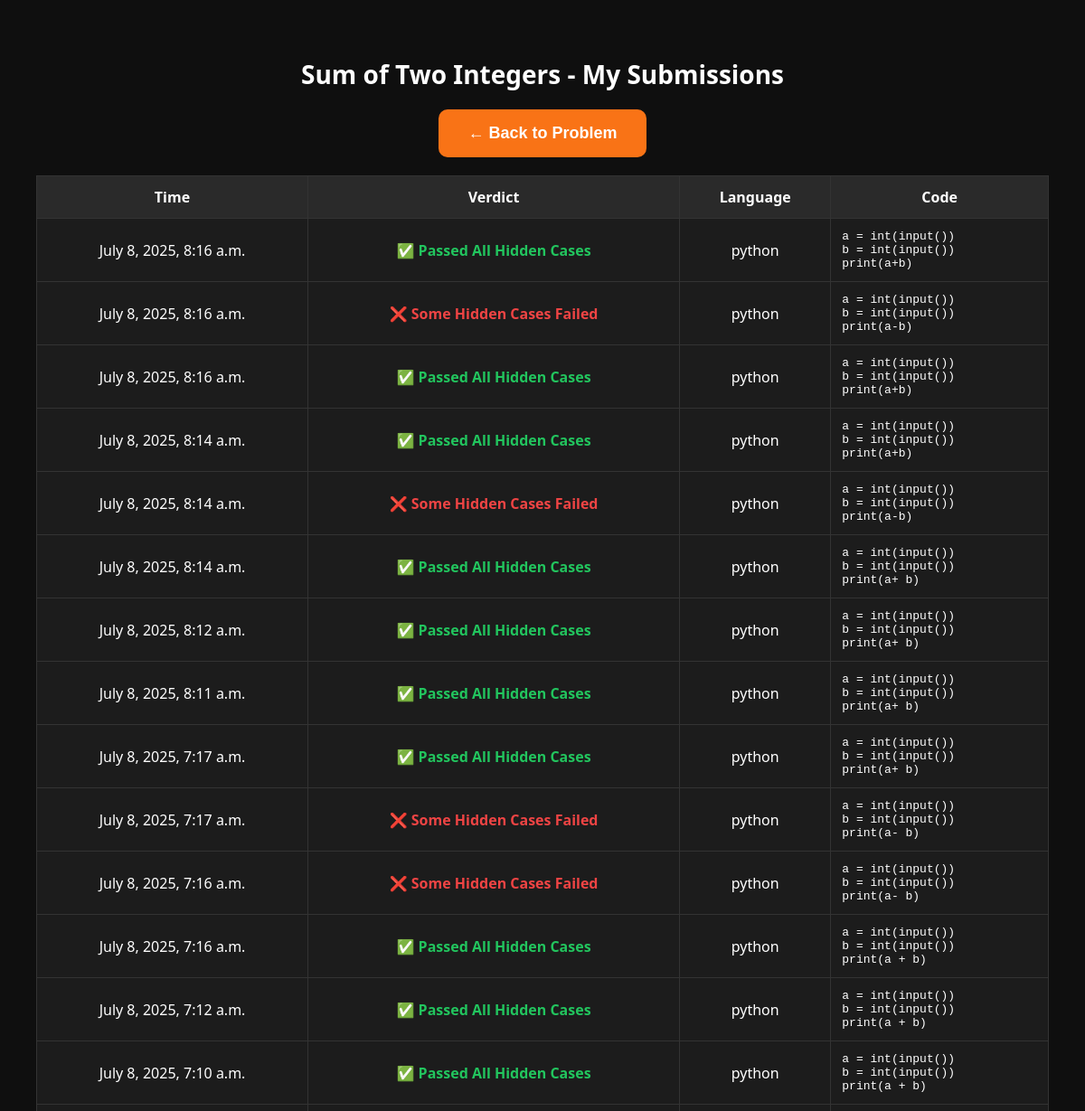
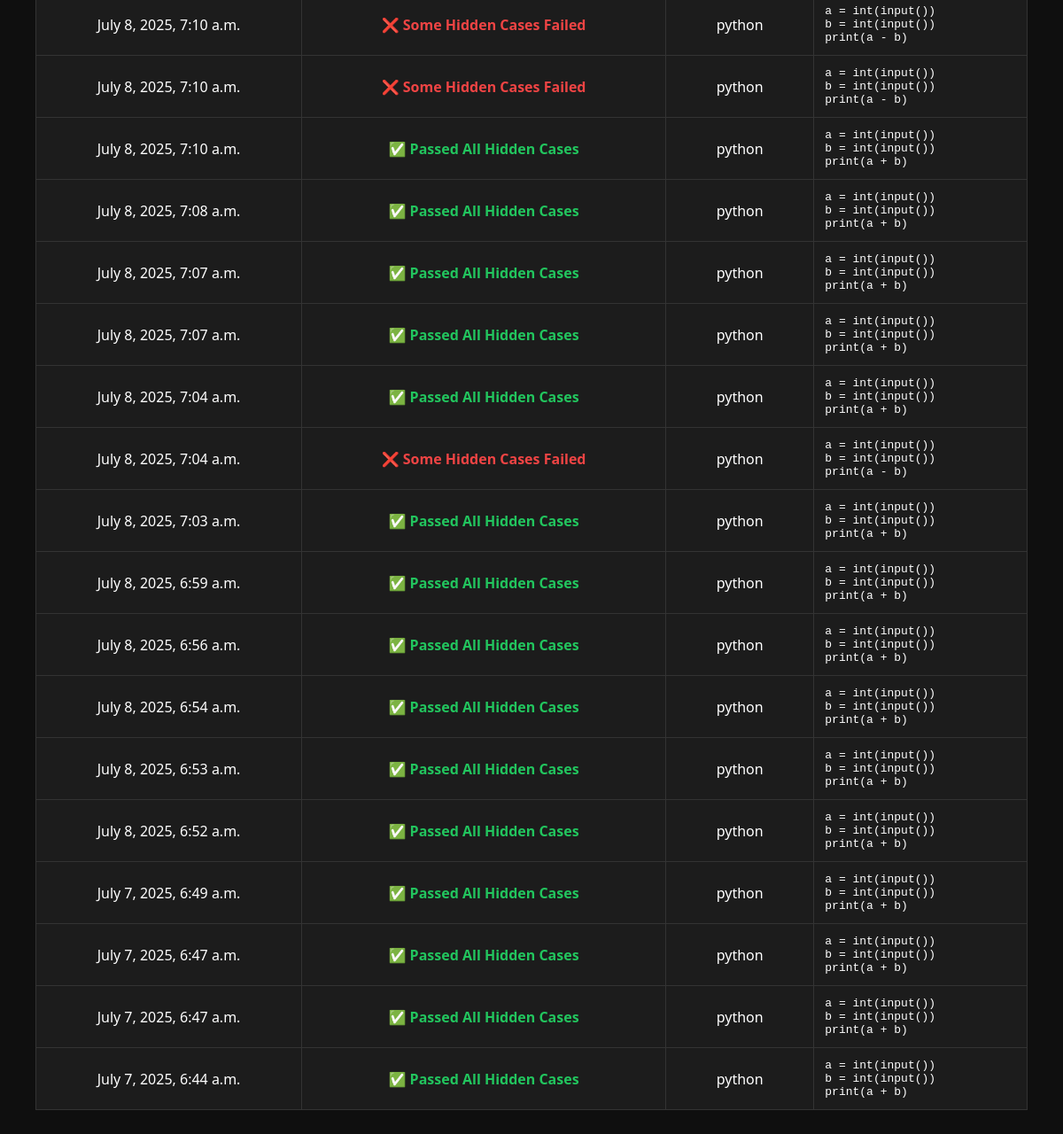
Page /executor/submissions/1/ (signed in) on the committed database (2 pictures, top to bottom).
### problems/models.py (models this page shows, shortened)
class Problem(models.Model):
    title = models.CharField(max_length=255)
    description = models.TextField()
    sample_input = models.TextField()
    sample_output = models.TextField()
    hidden_test_cases = models.JSONField(default=list)
    constraints = models.TextField(blank=True, null=True)  # Automatically adds current timestamp

### executor/models.py (models this page shows, shortened)
class Submission(models.Model):
    user = models.ForeignKey(settings.AUTH_USER_MODEL, on_delete=models.CASCADE)  # ✅ Fixed here
    problem = models.ForeignKey(Problem, on_delete=models.CASCADE, related_name='submissions')
    code = models.TextField()
    language = models.CharField(max_length=20)
    verdict = models.CharField(max_length=50)
    created_at = models.DateTimeField(auto_now_add=True)

### executor/views.py (the view)
# urls.py: path('submissions/<int:problem_id>/', views.problem_submissions_view, name='problem_submissions'),
@login_required
def problem_submissions_view(request, problem_id):
    problem = get_object_or_404(Problem, pk=problem_id)
    submissions = Submission.objects.filter(user=request.user, problem=problem).order_by('-created_at')
    already_done = UserSolvedProblem.objects.filter(user=request.user, problem=problem).exists()
    return render(request, 'executor/problem_submissions.html', {
        'problem': problem,
        'submissions': submissions,
        'already_done': already_done,
    })

### executor/templates/executor/problem_submissions.html (shortened to what this page needs)
<!DOCTYPE html>
<html>
<head>
</head>
<body>
    <h2>{{ problem.title }} - My Submissions</h2>
    <div style="text-align: center; margin-top: 10px;">
    <a href="{% url 'html-code-run' %}?problem_id={{ problem.id }}">
        <button class="back-btn">← Back to Problem</button>
    </a>
    </div>
    <table>
        <tr>
            <th>Time</th>
            <th>Verdict</th>
            <th>Language</th>
            <th>Code</th>
        </tr>
        {% for submission in submissions %}
        <tr>
            <td>{{ submission.created_at }}</td>
            <td>
                {% if "Passed All Hidden Cases" in submission.verdict or submission.verdict|slice:":1" == "✅" %}
                    <span class="success">{{ submission.verdict }}</span>
                {% else %}
                    <span class="fail">{{ submission.verdict }}</span>
                {% endif %}
            </td>
            <td>{{ submission.language }}</td>
            <td><pre>{{ submission.code }}</pre></td>
        </tr>
        {% empty %}
        <tr>
            <td colspan="4">No submissions yet.</td>
        </tr>
        {% endfor %}
    </table>
</body>
</html>

### executor/templates/executor/problem_submissions.html (style rules this page uses)
body { background-color: #0f0f0f; color: #fff; font-family: 'Segoe UI', Tahoma, Geneva, Verdana, sans-serif; margin: 0; padding: 40px; }
h2 { font-size: 28px; text-align: center; margin-bottom: 20px; }
table { width: 100%; margin-top: 20px; border-collapse: collapse; background-color: #1c1c1c; }
table, th, td { border: 1px solid #333; }
th, td { padding: 12px; text-align: center; color: white; }
th { background-color: #2a2a2a; }
pre { text-align: left; white-space: pre-wrap; word-wrap: break-word; margin: 0; }
.success { color: #22c55e; font-weight: bold; }
.fail { color: #ef4444; font-weight: bold; }
.back-btn { background-color: #f97316; color: white; padding: 16px 32px; border: none; border-radius: 10px; cursor: pointer; font-size: 18px; font-weight: bold; transition: background-color 0.3s; }

### rows in the picture
Problem: title "Sum of Two Integers"
Submission: created_at "July 8, 2025, 8:16 a.m.", verdict "✅ Passed All Hidden Cases", language "python", code "a = int(input()) b = int(input()) print(a+b)"
Submission: created_at "July 8, 2025, 8:16 a.m.", verdict "❌ Some Hidden Cases Failed", language "python", code "a = int(input()) b = int(input()) print(a-b)"
Submission: created_at "July 8, 2025, 8:16 a.m.", verdict "✅ Passed All Hidden Cases", language "python", code "a = int(input()) b = int(input()) print(a+b)"
Submission: created_at "July 8, 2025, 8:14 a.m.", verdict "✅ Passed All Hidden Cases", language "python", code "a = int(input()) b = int(input()) print(a+b)"
Submission: created_at "July 8, 2025, 8:14 a.m.", verdict "❌ Some Hidden Cases Failed", language "python", code "a = int(input()) b = int(input()) print(a-b)"
Submission: created_at "July 8, 2025, 8:14 a.m.", verdict "✅ Passed All Hidden Cases", language "python", code "a = int(input()) b = int(input()) print(a+ b)"
Submission: created_at "July 8, 2025, 8:12 a.m.", verdict "✅ Passed All Hidden Cases", language "python", code "a = int(input()) b = int(input()) print(a+ b)"
Submission: created_at "July 8, 2025, 8:11 a.m.", verdict "✅ Passed All Hidden Cases", language "python", code "a = int(input()) b = int(input()) print(a+ b)"
Submission: created_at "July 8, 2025, 7:17 a.m.", verdict "✅ Passed All Hidden Cases", language "python", code "a = int(input()) b = int(input()) print(a+ b)"
Submission: created_at "July 8, 2025, 7:17 a.m.", verdict "❌ Some Hidden Cases Failed", language "python", code "a = int(input()) b = int(input()) print(a- b)"
Submission: created_at "July 8, 2025, 7:16 a.m.", verdict "❌ Some Hidden Cases Failed", language "python", code "a = int(input()) b = int(input()) print(a- b)"
Submission: created_at "July 8, 2025, 7:16 a.m.", verdict "✅ Passed All Hidden Cases", language "python", code "a = int(input()) b = int(input()) print(a + b)"
Submission: created_at "July 8, 2025, 7:12 a.m.", verdict "✅ Passed All Hidden Cases", language "python", code "a = int(input()) b = int(input()) print(a + b)"
Submission: created_at "July 8, 2025, 7:10 a.m.", verdict "✅ Passed All Hidden Cases", language "python", code "a = int(input()) b = int(input()) print(a + b)"
Submission: created_at "July 8, 2025, 7:10 a.m.", verdict "❌ Some Hidden Cases Failed", language "python", code "a = int(input()) b = int(input()) print(a - b)"
Submission: created_at "July 8, 2025, 7:10 a.m.", verdict "❌ Some Hidden Cases Failed", language "python", code "a = int(input()) b = int(input()) print(a - b)"
Submission: created_at "July 8, 2025, 7:10 a.m.", verdict "✅ Passed All Hidden Cases", language "python", code "a = int(input()) b = int(input()) print(a + b)"
Submission: created_at "July 8, 2025, 7:08 a.m.", verdict "✅ Passed All Hidden Cases", language "python", code "a = int(input()) b = int(input()) print(a + b)"
Submission: created_at "July 8, 2025, 7:07 a.m.", verdict "✅ Passed All Hidden Cases", language "python", code "a = int(input()) b = int(input()) print(a + b)"
Submission: created_at "July 8, 2025, 7:07 a.m.", verdict "✅ Passed All Hidden Cases", language "python", code "a = int(input()) b = int(input()) print(a + b)"
Submission: created_at "July 8, 2025, 7:04 a.m.", verdict "✅ Passed All Hidden Cases", language "python", code "a = int(input()) b = int(input()) print(a + b)"
Submission: created_at "July 8, 2025, 7:04 a.m.", verdict "❌ Some Hidden Cases Failed", language "python", code "a = int(input()) b = int(input()) print(a - b)"
Submission: created_at "July 8, 2025, 7:03 a.m.", verdict "✅ Passed All Hidden Cases", language "python", code "a = int(input()) b = int(input()) print(a + b)"
Submission: created_at "July 8, 2025, 6:59 a.m.", verdict "✅ Passed All Hidden Cases", language "python", code "a = int(input()) b = int(input()) print(a + b)"
Submission: created_at "July 8, 2025, 6:56 a.m.", verdict "✅ Passed All Hidden Cases", language "python", code "a = int(input()) b = int(input()) print(a + b)"
Submission: created_at "July 8, 2025, 6:54 a.m.", verdict "✅ Passed All Hidden Cases", language "python", code "a = int(input()) b = int(input()) print(a + b)"
Submission: created_at "July 8, 2025, 6:53 a.m.", verdict "✅ Passed All Hidden Cases", language "python", code "a = int(input()) b = int(input()) print(a + b)"
Submission: created_at "July 8, 2025, 6:52 a.m.", verdict "✅ Passed All Hidden Cases", language "python", code "a = int(input()) b = int(input()) print(a + b)"
Submission: created_at "July 7, 2025, 6:49 a.m.", verdict "✅ Passed All Hidden Cases", language "python", code "a = int(input()) b = int(input()) print(a + b)"
Submission: created_at "July 7, 2025, 6:47 a.m.", verdict "✅ Passed All Hidden Cases", language "python", code "a = int(input()) b = int(input()) print(a + b)"
Submission: created_at "July 7, 2025, 6:47 a.m.", verdict "✅ Passed All Hidden Cases", language "python", code "a = int(input()) b = int(input()) print(a + b)"
Submission: created_at "July 7, 2025, 6:44 a.m.", verdict "✅ Passed All Hidden Cases", language "python", code "a = int(input()) b = int(input()) print(a + b)"
